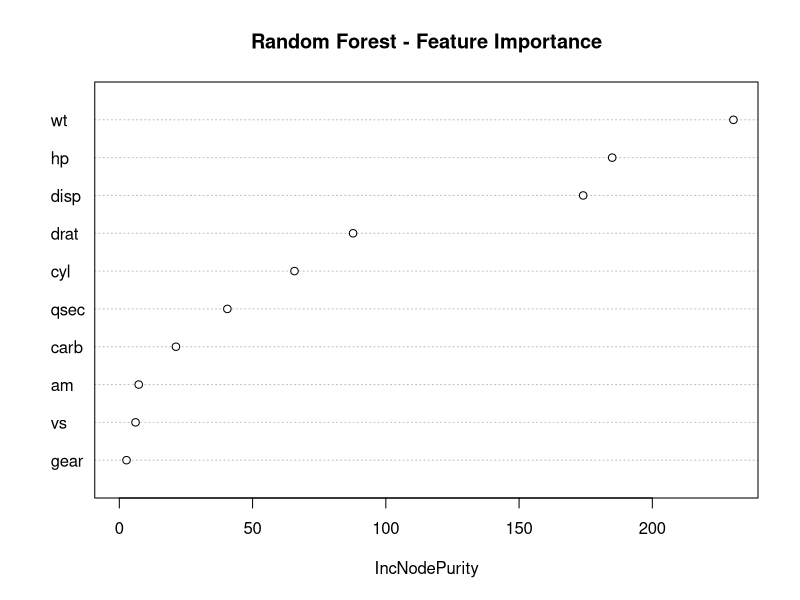
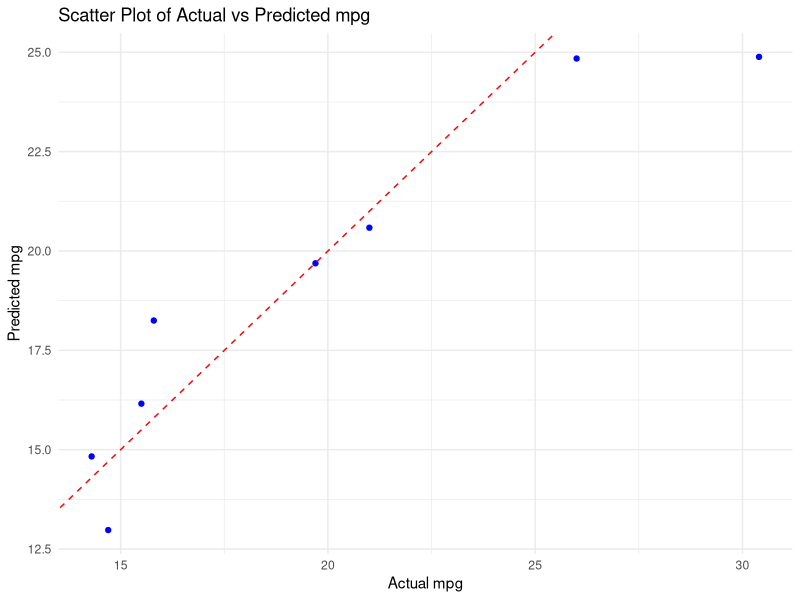

The R script that drew these images, in order:
## ---- chunk 1

library(caret)
library(randomForest)
library(ggplot2)
## ---- chunk 2
# Load mtcars dataset
data(mtcars)

# Explore the dataset
str(mtcars)
## ---- chunk 3
set.seed(123)
indices <- createDataPartition(mtcars$mpg, p = 0.7, list = FALSE)
train_data <- mtcars[indices, ]
test_data <- mtcars[-indices, ]
## ---- chunk 4
rf_model <- randomForest(mpg ~ ., data = train_data, ntree = 100)
## ---- chunk 5
importance <- importance(rf_model)
print(importance)
## ---- chunk 6
# Plot feature importance
varImpPlot(rf_model, main = "Random Forest - Feature Importance")
## ---- chunk 7
# Predictions on the test set
predictions <- predict(rf_model, test_data)
## ---- chunk 8
# Scatter plot of predicted vs actual mpg
ggplot() +
  geom_point(aes(x = test_data$mpg, y = predictions), color = "blue") +
  geom_abline(intercept = 0, slope = 1, color = "red", linetype = "dashed") +
  ggtitle("Scatter Plot of Actual vs Predicted mpg") +
  xlab("Actual mpg") +
  ylab("Predicted mpg") +
  theme_minimal()
